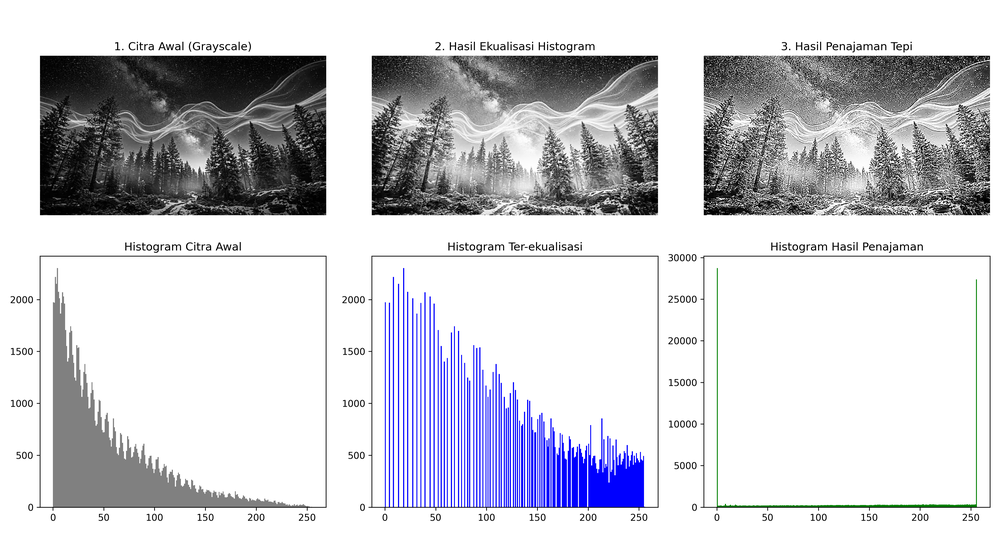
#> input picture Sesi 4/Tugas 4/screenshot_hasil_praktikum.png, 1000 x 533 px, shrunk from 4500 x 2400 before the run
$ python main.py
#> lines starting #> are read from the running program, lines starting #| are printed output that depends on the picture
import os
import numpy as np
import imageio.v3 as iio
from scipy import ndimage
import matplotlib.pyplot as plt
import tkinter as tk
from tkinter import filedialog

def pilih_file_gambar():
    """Membuka jendela File Explorer untuk memilih gambar secara langsung."""
    root = tk.Tk()
    root.withdraw()  # Sembunyikan jendela utama Tkinter
    root.attributes('-topmost', True) # Munculkan jendela di paling depan

    file_path = filedialog.askopenfilename(
        title="Pilih Gambar untuk Diproses",
        filetypes=[("Image Files", "*.jpg *.jpeg *.png *.bmp *.tif *.tiff")]
    )
#> the answer given: screenshot_hasil_praktikum.png
#> in main, img_raw is the input picture: shape (533, 1000, 4); mean R, G, B, A 203.1, 203.3, 209.5, 255
    return file_path

def ubah_ke_grayscale(img):
    """Mengubah citra RGB menjadi derajat keabuan (grayscale)."""
    if img.ndim == 3:
        # Konversi standar RGB ke Grayscale
        gray = np.dot(img[..., :3], [0.2989, 0.5870, 0.1140])
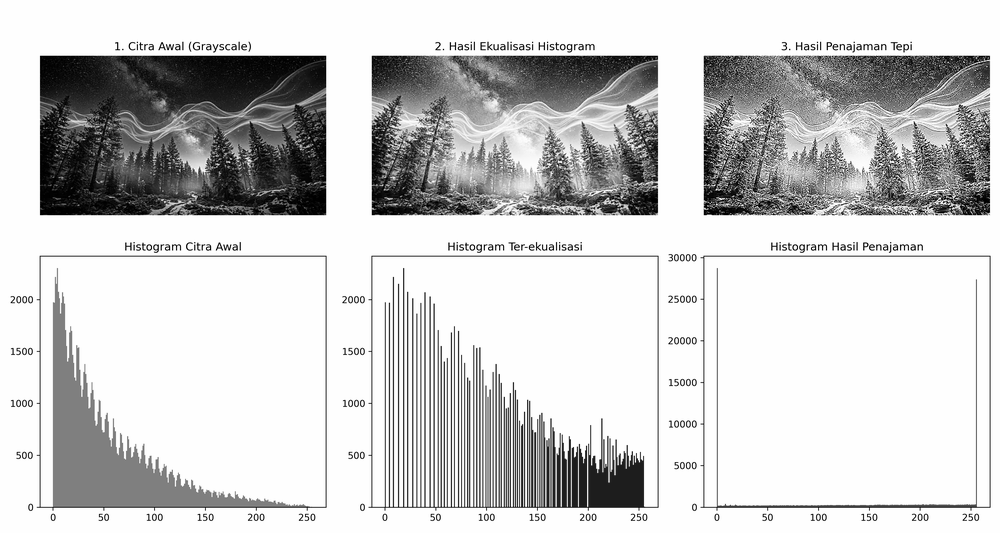
#> gray: shape (533, 1000) float64; min 0, max 255, mean 203.9
    else:
        gray = img.copy()
    return gray.astype(np.uint8)

def ekualisasi_histogram(img_gray):
    """Meratakan sebaran warna (kontras) menggunakan ekualisasi histogram."""
    # 1. Hitung histogram (frekuensi kemunculan tiap nilai warna 0-255)
    hist, bins = np.histogram(img_gray.flatten(), 256, [0, 256])
#> hist = 256 values, max 326989 at index 254, min 0 at index 255, mean 2082; bins = 257 values from 0 to 256

    # 2 & 3. Hitung persentase kumulatif (CDF)
    cdf = hist.cumsum()
#> cdf = 256 values from 1379 to 533000

    # 4. Skalakan CDF ke rentang warna 0-255
    cdf_m = np.ma.masked_equal(cdf, 0)
    cdf_m = (cdf_m - cdf_m.min()) * 255 / (cdf_m.max() - cdf_m.min())
    cdf_final = np.ma.filled(cdf_m, 0).astype('uint8')
#> cdf_final = 256 values from 0 to 255

    # 5. Pemetaan nilai piksel baru
    img_hasil = cdf_final[img_gray]
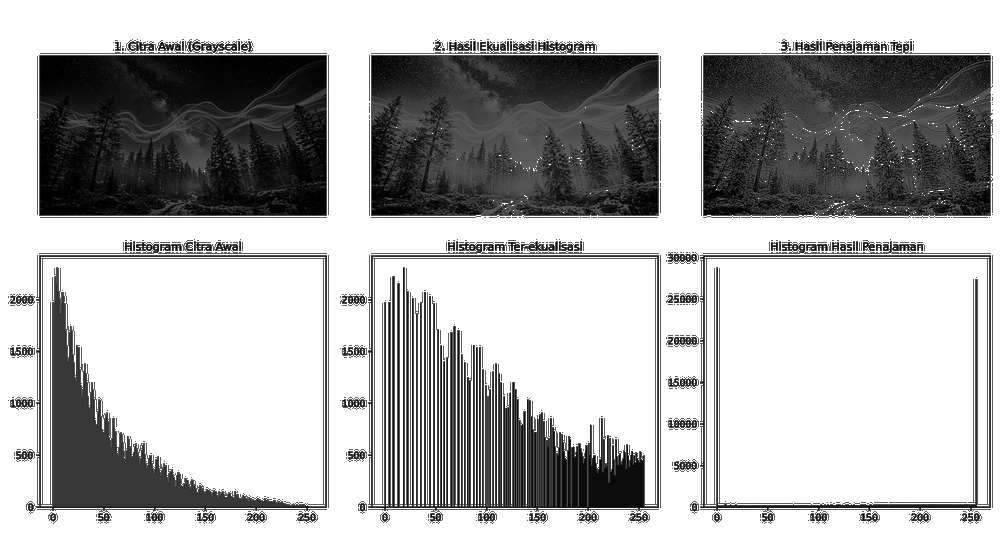
#> img_hasil: shape (533, 1000); min 0, max 255, mean 175.2
    return img_hasil

def proses_penajaman_scipy(img_gray):
    """Menajamkan garis tepi objek menggunakan filter Laplacian dari SciPy."""
    kernel_penajam = np.array([[0,  1, 0],
                               [1, -4, 1],
                               [0,  1, 0]])
    garis_tepi = ndimage.convolve(img_gray.astype(float), kernel_penajam)
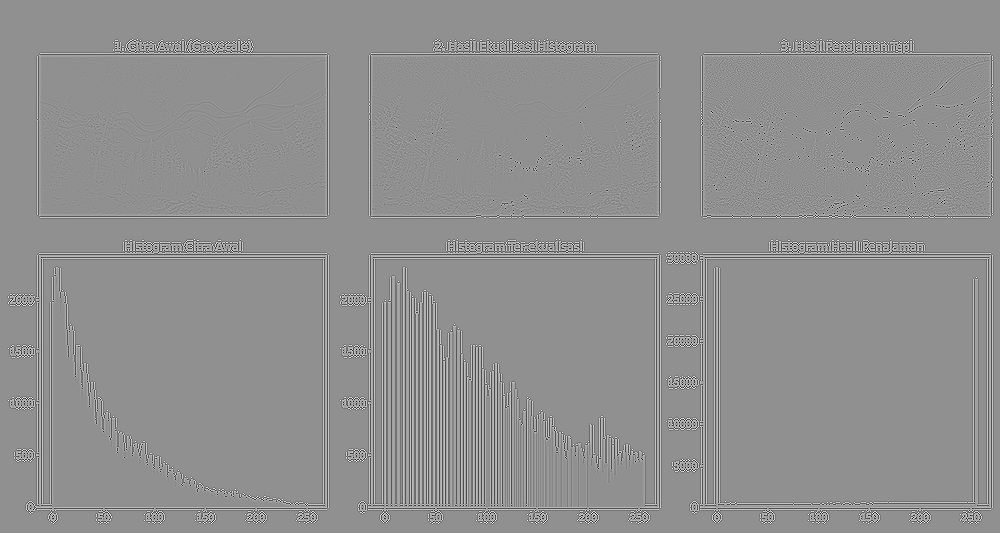
#> garis_tepi: shape (533, 1000) float64; min -864, max 664, mean 0; drawn with min black and max white
    foto_tajam = np.clip(img_gray.astype(float) - garis_tepi, 0, 255)
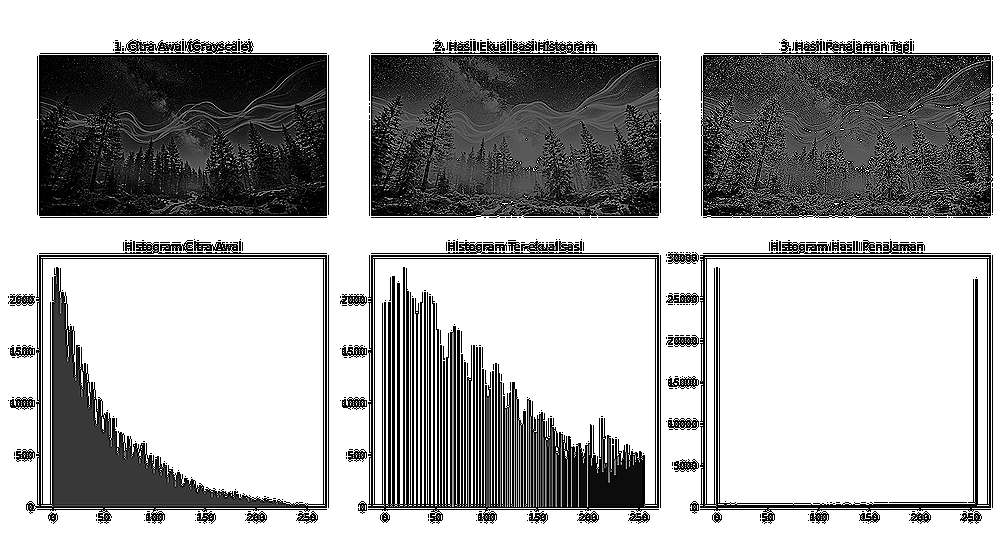
#> foto_tajam: shape (533, 1000) float64; min 0, max 255, mean 171
    return foto_tajam.astype(np.uint8)

def main():
    print("Silakan pilih file gambar dari jendela yang muncul...")
    path_gambar = pilih_file_gambar()

    if not path_gambar:
        print("Pemilihan file dibatalkan.")
        return

    print(f"Membaca file: {path_gambar}")
    img_raw = iio.imread(path_gambar)

    # Pemrosesan Citra
    foto_asli = ubah_ke_grayscale(img_raw)
    foto_kontras = ekualisasi_histogram(foto_asli)
    foto_tajam = proses_penajaman_scipy(foto_kontras)

    print("Menampilkan dan menyimpan hasil...")
    # Visualisasi Plot
    fig, axes = plt.subplots(2, 3, figsize=(15, 8))

    # Kolom 1: Citra Awal Grayscale
    axes[0, 0].imshow(foto_asli, cmap='gray')
    axes[0, 0].set_title('1. Citra Awal (Grayscale)')
    axes[0, 0].axis('off')
    axes[1, 0].hist(foto_asli.ravel(), 256, [0, 256], color='gray')
    axes[1, 0].set_title('Histogram Citra Awal')

    # Kolom 2: Hasil Ekualisasi Histogram
    axes[0, 1].imshow(foto_kontras, cmap='gray')
    axes[0, 1].set_title('2. Hasil Ekualisasi Histogram')
    axes[0, 1].axis('off')
    axes[1, 1].hist(foto_kontras.ravel(), 256, [0, 256], color='blue')
    axes[1, 1].set_title('Histogram Ter-ekualisasi')

    # Kolom 3: Hasil Penajaman Tepi (SciPy)
    axes[0, 2].imshow(foto_tajam, cmap='gray')
    axes[0, 2].set_title('3. Hasil Penajaman Tepi')
    axes[0, 2].axis('off')
    axes[1, 2].hist(foto_tajam.ravel(), 256, [0, 256], color='green')
    axes[1, 2].set_title('Histogram Hasil Penajaman')

    plt.tight_layout()

    # Simpan screenshot hasil otomatis
    file_output = 'screenshot_hasil_praktikum.png'
    plt.savefig(file_output, dpi=300)
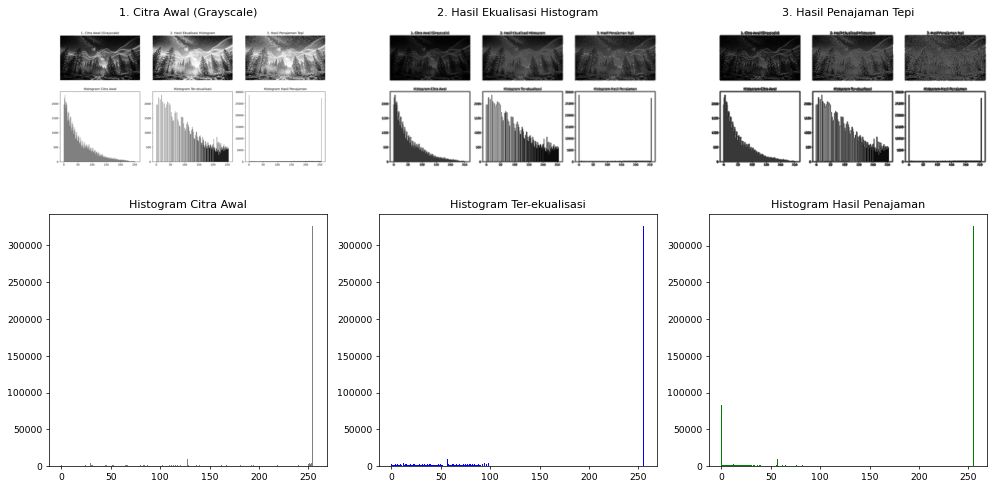
#> figure drawn by matplotlib, 6 panels; panel 4: tallest bar 326989 high, from x = 254 to 255; panel 5: tallest bar 326989 high, from x = 255 to 256; panel 6: tallest bar 327091 high, from x = 255 to 256
    print(f"Hasil visualisasi berhasil disimpan sebagai '{file_output}'.")

    plt.show()

if __name__ == '__main__':
    main()
